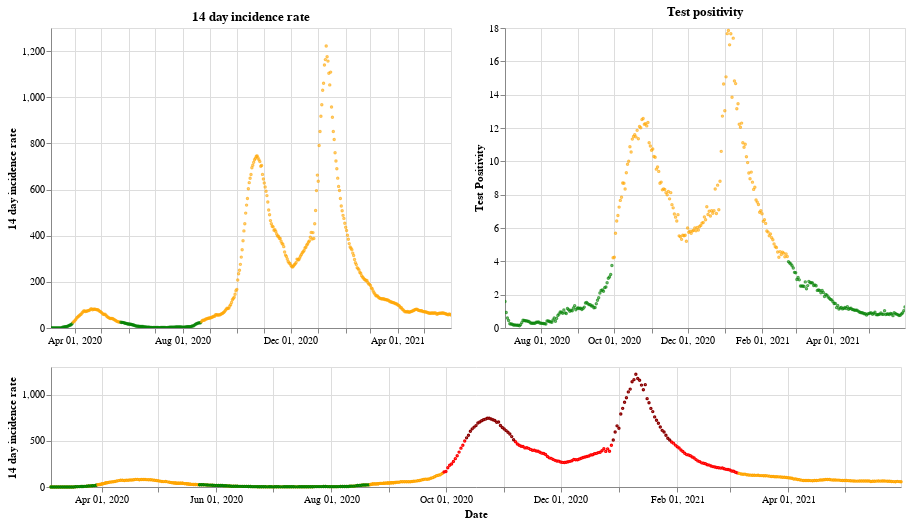

The cell this chart's notebook holds for it:
### Markdown cell above
## Northern Ireland

### Code cell
plot_traffic_light('Northern Ireland')

### Figure 1 — Vega-Lite specification as saved in the notebook (floating-point values rounded to 4 significant figures; data arrays with more than 128 entries replaced by an {"elided": "..."} marker saying what was removed)
{"config": {"view": {"continuousWidth": 400, "continuousHeight": 300}}, "vconcat": [{"hconcat": [{"mark": {"type": "point", "size": 2}, "encoding": {"color": {"condition": {"value": "green", "test": "(datum.twoWeeklyCasesRate <= 25)"}, "value": "orange"}, "tooltip": [{"type": "nominal", "field": "areaName"}, {"type": "temporal", "field": "date"}, {"type": "quantitative", "field": "twoWeeklyCasesRate"}, {"type": "quantitative", "field": "testPositivity"}], "x": {"type": "temporal", "axis": {"title": ""}, "field": "date", "scale": {"domain": {"selection": "DateBrush"}}, "timeUnit": "yearmonthdate"}, "y": {"type": "quantitative", "axis": {"title": "14 day incidence rate"}, "field": "twoWeeklyCasesRate"}}, "title": "14 day incidence rate", "width": 400}, {"mark": {"type": "point", "size": 2}, "encoding": {"color": {"condition": {"value": "green", "test": "(datum.testPositivity <= 4)"}, "value": "orange"}, "tooltip": [{"type": "nominal", "field": "areaName"}, {"type": "temporal", "field": "date"}, {"type": "quantitative", "field": "twoWeeklyCasesRate"}, {"type": "quantitative", "field": "testPositivity"}], "x": {"type": "temporal", "axis": {"title": ""}, "field": "date", "scale": {"domain": {"selection": "DateBrush"}}, "timeUnit": "yearmonthdate"}, "y": {"type": "quantitative", "axis": {"title": "Test Positivity"}, "field": "testPositivity"}}, "title": "Test positivity", "width": 400}]}, {"layer": [{"mark": {"type": "point", "size": 2}, "encoding": {"color": {"condition": {"value": "orange", "test": "((50 && datum.twoWeeklyCasesRate) < 150)"}, "value": "red"}, "opacity": {"condition": {"value": 1, "test": "((50 && datum.twoWeeklyCasesRate) < 500)"}, "value": 0}, "tooltip": [{"type": "nominal", "field": "areaName"}, {"type": "temporal", "field": "date"}, {"type": "quantitative", "field": "twoWeeklyCasesRate"}, {"type": "quantitative", "field": "testPositivity"}], "x": {"type": "temporal", "axis": {"title": "Date"}, "field": "date", "timeUnit": "yearmonthdate"}, "y": {"type": "quantitative", "axis": {"title": "14 day incidence rate"}, "field": "twoWeeklyCasesRate"}}, "selection": {"DateBrush": {"type": "interval", "encodings": ["x"], "fields": ["Time"]}}, "width": 850}, {"mark": {"type": "point", "size": 2}, "encoding": {"color": {"value": "darkred"}, "opacity": {"condition": {"value": 1, "test": "(datum.twoWeeklyCasesRate >= 500)"}, "value": 0}, "tooltip": [{"type": "nominal", "field": "areaName"}, {"type": "temporal", "field": "date"}, {"type": "quantitative", "field": "twoWeeklyCasesRate"}, {"type": "quantitative", "field": "testPositivity"}], "x": {"type": "temporal", "axis": {"title": "Date"}, "field": "date", "timeUnit": "yearmonthdate"}, "y": {"type": "quantitative", "axis": {"title": "14 day incidence rate"}, "field": "twoWeeklyCasesRate"}}, "width": 400}, {"mark": {"type": "point", "size": 2}, "encoding": {"color": {"condition": {"value": "green", "test": "((4 && datum.twoWeeklyCasesRate) < 25)"}, "value": "orange"}, "opacity": {"condition": {"value": 1, "test": "(datum.twoWeeklyCasesRate < 50)"}, "value": 0}, "tooltip": [{"type": "nominal", "field": "areaName"}, {"type": "temporal", "field": "date"}, {"type": "quantitative", "field": "twoWeeklyCasesRate"}, {"type": "quantitative", "field": "testPositivity"}], "x": {"type": "temporal", "axis": {"title": "Date"}, "field": "date", "timeUnit": "yearmonthdate"}, "y": {"type": "quantitative", "axis": {"title": "14 day incidence rate"}, "field": "twoWeeklyCasesRate"}}, "width": 400}], "height": 120, "width": 800}], "data": {"name": "data-82eb6c6ccbe50e17b5441469661399fc"}, "$schema": "https://vega.github.io/schema/vega-lite/v4.8.1.json", "datasets": {"data-82eb6c6ccbe50e17b5441469661399fc": {"elided": "453 records"}}}
